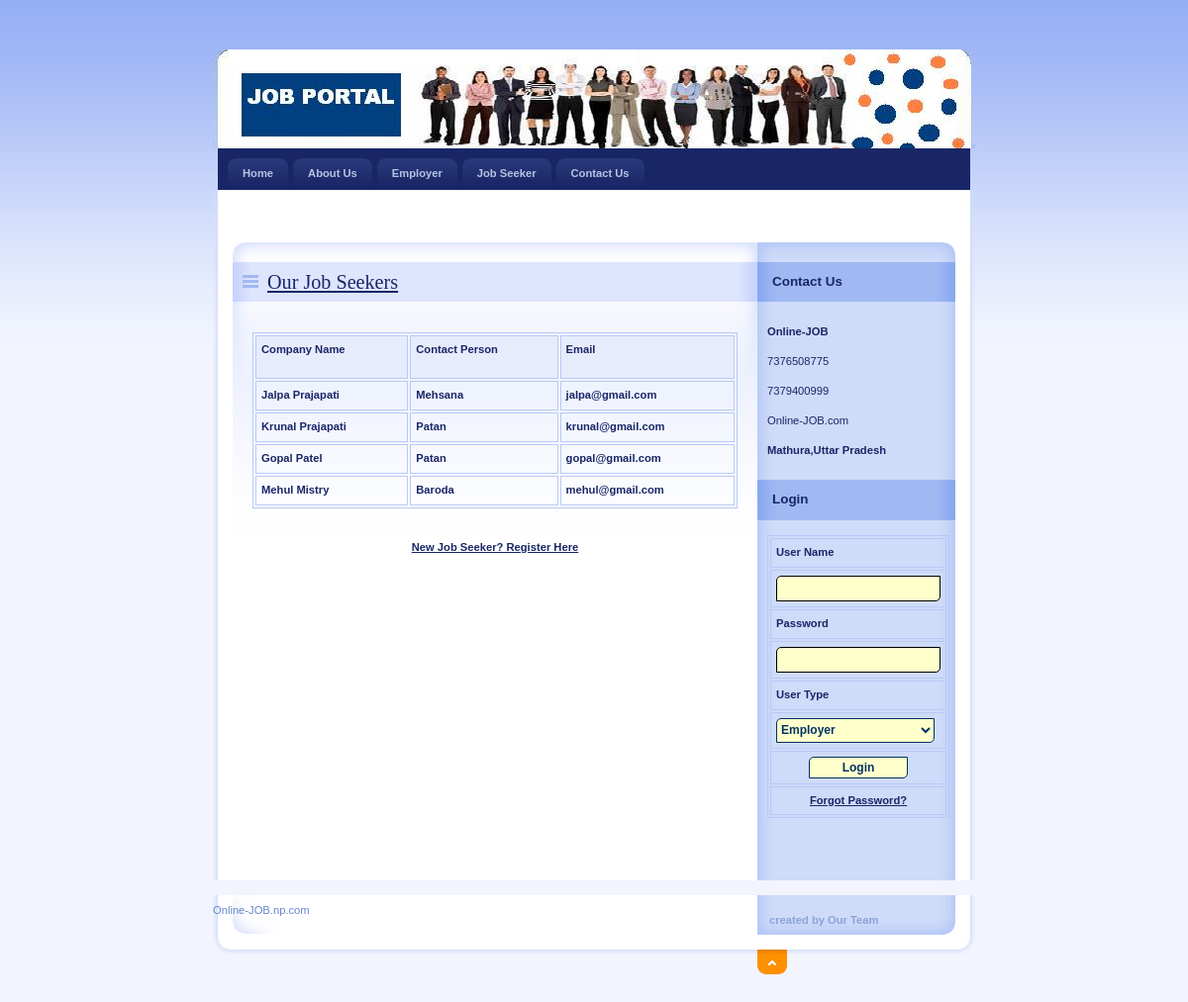
The page /JobSeeker.php on the database as committed earlier.
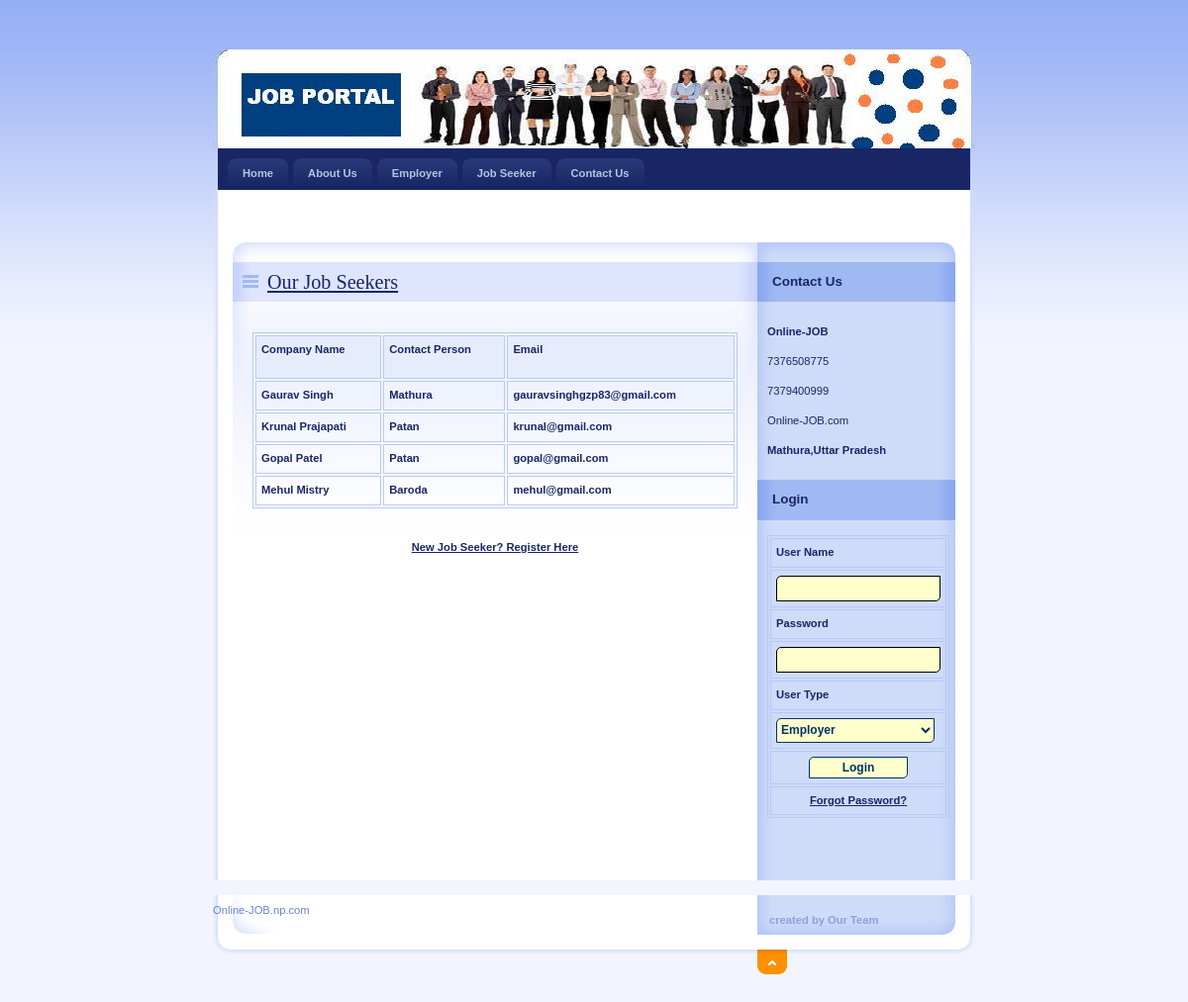
The same page on the database as committed later.
### tables this page shows
CREATE TABLE IF NOT EXISTS `jobseeker_reg` (
  `JobSeekId` int(11) NOT NULL AUTO_INCREMENT,
  `JobSeekerName` varchar(20) NOT NULL,
  `Address` varchar(100) NOT NULL,
  `City` varchar(20) NOT NULL,
  `Email` varchar(40) NOT NULL,
  `Mobile` bigint(20) NOT NULL,
  `Qualification` varchar(20) NOT NULL,
  `Gender` varchar(10) NOT NULL,
  `BirthDate` date NOT NULL,
  `Resume` varchar(200) NOT NULL,
  `Status` varchar(10) NOT NULL,
  `UserName` varchar(20) NOT NULL,
  `Password` varchar(20) NOT NULL,
  `Question` varchar(100) NOT NULL,
  `Answer` varchar(50) NOT NULL,
  PRIMARY KEY (`JobSeekId`),
  KEY `JobSeekId` (`JobSeekId`)
);

### JobSeeker.php (the view, shortened to what this page needs)
<!DOCTYPE html PUBLIC "-//W3C//DTD XHTML 1.0 Strict//EN" "http://www.w3.org/TR/xhtml1/DTD/xhtml1-strict.dtd">
<html xmlns="http://www.w3.org/1999/xhtml" xml:lang="cs" lang="cs">
<head>
    <link rel="stylesheet" media="screen,projection" type="text/css" href="./css/main.css" />
    <link rel="stylesheet" media="print" type="text/css" href="./css/print.css" />
    <link rel="stylesheet" media="aural" type="text/css" href="./css/aural.css" />
</head>
<body id="www-url-cz">
<div id="main" class="box">
<?php
include "Header.php"
?>
<?php
include "menu.php"
?>
    <div id="page" class="box">
    <div id="page-in" class="box">
        <div id="strip" class="box noprint">
            <p id="breadcrumbs">&nbsp;</p>
        </div>
        <div id="content">
            <div class="article">
                <h2><span><a href="#">Our Job Seekers</a></span></h2>
                <p>
                <table width="100%" border="1" cellpadding="1" cellspacing="2" bordercolor="#006699" >
<tr>
<th height="32" bgcolor="#006699" class="style3"><div align="left" class="style9 style5 style2"><strong>Company Name</strong></div></th>
<th bgcolor="#006699" class="style3"><div align="left" class="style9 style5 style2"><strong>Contact Person</strong></div></th>
<th bgcolor="#006699" class="style3"><div align="left" class="style9 style5 style2"><strong>Email</strong></div></th>
</tr>
<?php
$con = mysqli_connect("localhost","root","","job");
$sql = "select * from jobseeker_reg where Status='Confirm'";
$result = mysqli_query($con,$sql);
while($row = mysqli_fetch_array($result))
{
$Name=$row['JobSeekerName'];
$City=$row['City'];
$Email=$row['Email'];
?>
<tr>
<td class="style3"><div align="left" class="style9 style5"><strong><?php echo $Name;?></strong></div></td>
<td class="style3"><div align="left" class="style9 style5"><strong><?php echo $City;?></strong></div></td>
<td class="style3"><div align="left" class="style9 style5"><strong><?php echo $Email;?></strong></div></td>
</tr>
<?php
}
?>
</table>
                </p>
                <div align="center"><a href="JobSeekerReg.php"><strong>New Job Seeker? Register Here</strong></a>                  </div>
                <p class="btn-more box noprint">&nbsp;</p>
          </div>
        </div>
<?php
include "right.php"
?>
    </div>
    </div>
<?php
include "footer.php"
?>
</div>
</body>
</html>

Rows that differ between the two databases and show on the page:
changed jobseeker_reg: JobSeekerName "Jalpa Prajapati" → "Gaurav Singh"; City "Mehsana" → "Mathura"; Email "jalpa@gmail.com" → "gauravsinghgzp83@gmail.com"
